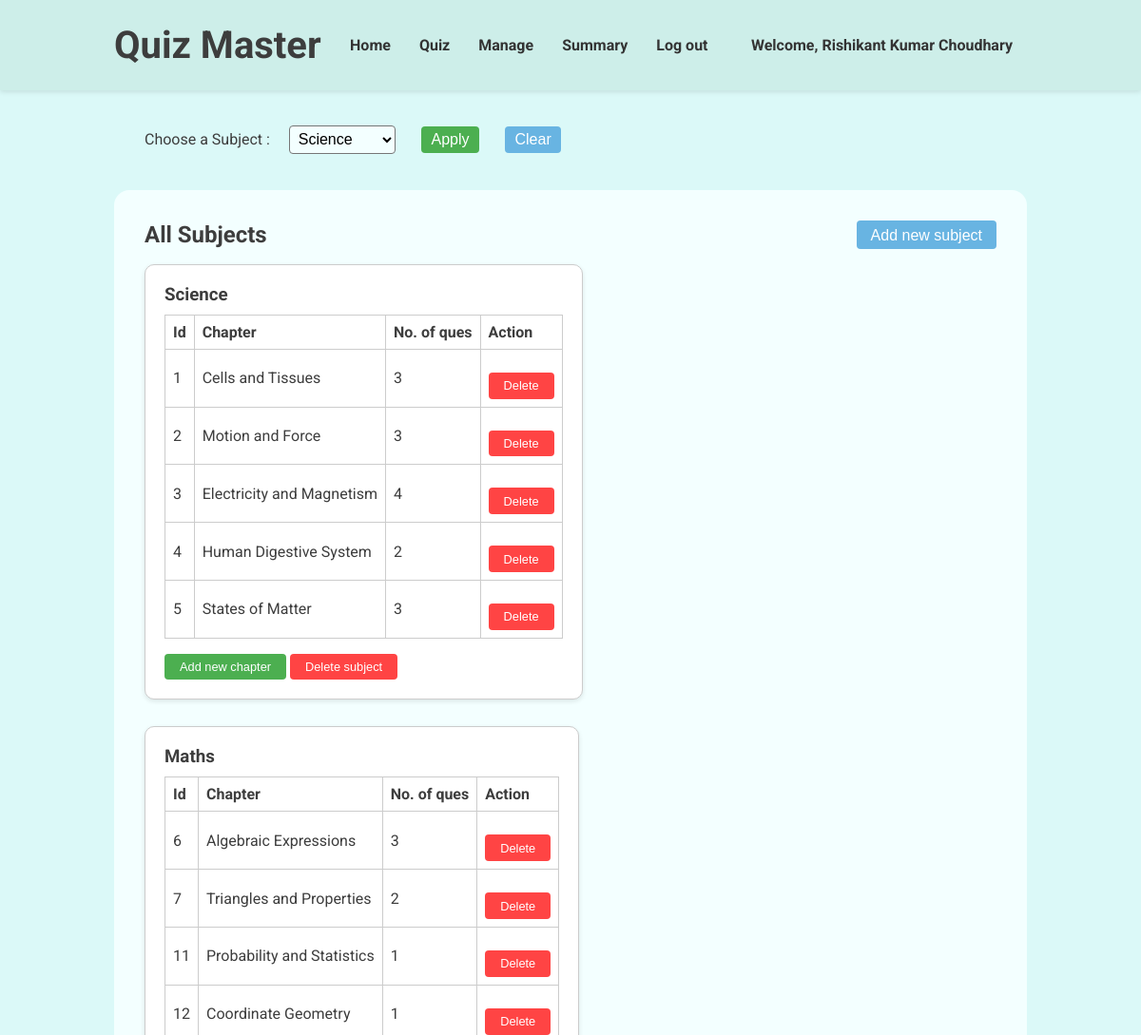
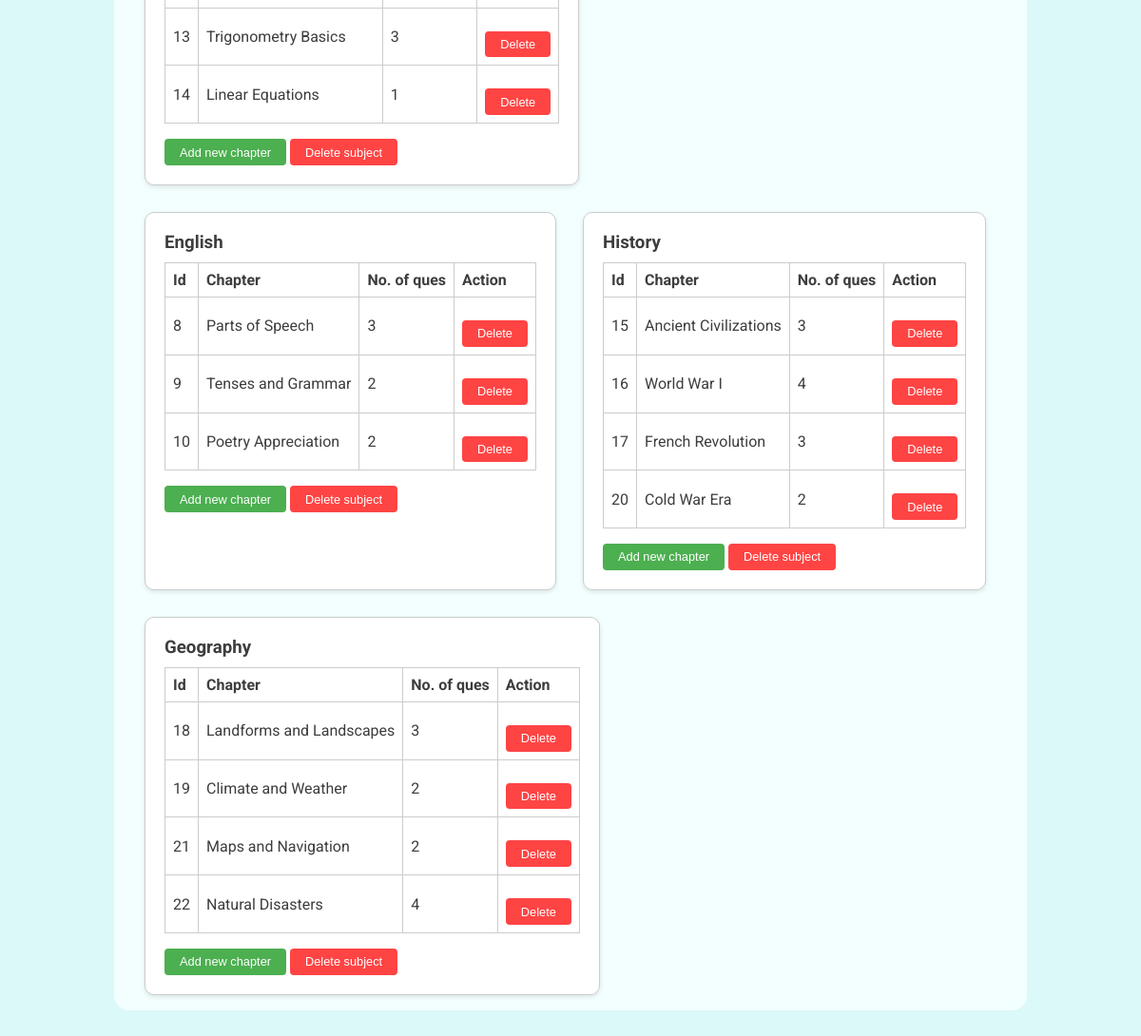
The page /admin-dashboard (signed in) on the database its author committed (2 pictures, top to bottom).
### models.py (models this page shows, shortened)
class User(db.Model, UserMixin):
    __tablename__ = 'users'
    id = db.Column(db.Integer, primary_key=True)
    username = db.Column(db.String(80), unique=True, nullable=False)
    passhash = db.Column(db.String(256), nullable=False)
    fullname = db.Column(db.String(80), nullable=False)
    qualification = db.Column(db.String(80), nullable=False)
    dob = db.Column(db.Date, nullable=False)
    is_admin = db.Column(db.Boolean, nullable=False, default=False)
    is_ban = db.Column(db.Boolean, nullable=False, default=False)
    @property
    def password(self):
        raise AttributeError('Password is not a readable attribute')

class Subjects(db.Model):
    __tablename__ = 'subjects'
    subjectid = db.Column(db.Integer, primary_key=True)
    subjectname = db.Column(db.String(80), unique=False, nullable=False)
    subjectdesc = db.Column(db.String(512), nullable=False)
    chapters = db.relationship('Chapters', backref='subject', lazy=True)

class Chapters(db.Model):
    __tablename__ = 'chapters'
    chapterid = db.Column(db.Integer, primary_key=True)
    subjectid = db.Column(db.Integer, db.ForeignKey('subjects.subjectid'), nullable=False)
    chaptername = db.Column(db.String(80), unique=False, nullable=False)
    chapterdesc = db.Column(db.String(512), nullable=False)
    questions = db.relationship('Questions', backref='chapter', lazy=True)

### routes.py (the view, shortened to what this page needs)
@app.route('/admin-dashboard', methods=['GET', 'POST'])
@login_required
def admin_dashboard():
        return render_template('admin-dashboard.html', user = current_user, subjects = Subjects.query.all(), chapters = Chapters.query.all())

### app.py (called while the page is built)
@login_manager.user_loader
def load_user(userid):
    return models.User.query.get(int(userid))

### templates/admin-dashboard.html (shortened to what this page needs)
{% extends "base.html" %}  {% block stylesheet %}
<link rel="stylesheet" href="{{ url_for('static', filename='navbar.css') }}" />
<link
  rel="stylesheet"
  href="{{ url_for('static', filename='adminDashboard.css') }}"
/>
{% endblock%} {% block navbar %}
<header>
  <div class="header-container">
    <h1>Quiz Master</h1>
    <nav>
      <ul>
        <li>
          <a href="/admin-dashboard">Home</a>
        </li>
        <li>
          <a href="/admin-quiz">Quiz</a>
        </li>
        <li>
          <a href="/manage-users">Manage</a>
        </li>
        <li>
          <a href="/admin-summary">Summary</a>
        </li>
        <li>
          <a href="/logout">Log out</a>
        </li>
      </ul>
    </nav>
    <a href="/profile">Welcome, {{ user.fullname}}</a>
  </div>
</header>
{% endblock %} {% block content %}
<main>
  <div class="topbar">
    <form method="post">
      <label for="subject">Choose a Subject : </label>
      <select id="subject" name="subject">
        {% for subject in subjects %}
        <option value="{{ subject.subjectname }}">
          {{ subject.subjectname }}
        </option>
        {% endfor %}
      </select>
      <button type="submit" id="apply">Apply</button>
    </form>
    <button id="clear" onclick="window.location.href='/admin-dashboard'">
      Clear
    </button>
  </div>
  <div class="subject-display">
    <div class="sub-header">
      <h2>All Subjects</h2>
      <button id="add-sub-btn">Add new subject</button>
    </div>
    <div class="subjects">
      {% for i in subjects %}
      <div class="subject-card">
        <h3>{{ i.subjectname }}</h3>
        <table>
          <thead>
            <tr>
              <th>Id</th>
              <th>Chapter</th>
              <th>No. of ques</th>
              <th>Action</th>
            </tr>
          </thead>
          <tbody>
            {% for chapter in chapters %} {% if chapter.subjectid == i.subjectid
            %}
            <tr>
              <td>{{ chapter.chapterid }}</td>
              <td>{{ chapter.chaptername}}</td>
              <td>{{ chapter.questions|length }}</td>
              <td>
                <button
                  class="delete"
                  onclick="deleteChap({{ chapter.chapterid }})"
                >
                  Delete
                </button>
              </td>
            </tr>
            {% endif %} {% endfor %}
          </tbody>
        </table>
        <button onclick="addChap({{ i.subjectid }})">Add new chapter</button>
        <button class="delete" onclick="deleteSub({{ i.subjectid }})">
          Delete subject
        </button>
      </div>
      {% endfor %}
    </div>
  </div>
</main>
{% endblock %}

### templates/base.html (shortened to what this page needs)
<!DOCTYPE html>
<html lang="en">
  <head>
    <link
      rel="stylesheet"
      href="{{ url_for('static', filename='index.css') }}"
    />
    {% block stylesheet %} {% endblock %}
  </head>
  <body>
    {% block navbar %}{% endblock %}
    <div class="container">{% block content %}{% endblock %}</div>
  </body>
</html>

### static/index.css (style rules this page uses)
* { margin: 0; padding: 0; box-sizing: border-box; }
body { background-color: #dbf9f8; color: #3d3d3d; font-family: 'roboto', sans-serif; }
.container { margin: auto; max-width: 80vw; }
main { margin-bottom: 3rem; }

### static/navbar.css (style rules this page uses)
header { background-color: #cdeee9; padding: 1.5rem; box-shadow: 0 2px 5px rgba(0, 0, 0, 0.1); }
.header-container { margin: auto; width: 80vw; display: flex; justify-content: space-between; align-items: center; }
header h1 { margin: 0; font-size: 2.5rem; color: #3d3d3d; }
header nav ul { list-style: none; display: flex; }
header a { margin: 0 15px; text-decoration: none; color: #333; font-weight: bold; }

### static/adminDashboard.css (style rules this page uses)
.topbar { margin: 2rem; }
.topbar form { display: inline; }
.topbar select { margin-left: 1rem; padding: 0.3rem; font-size: 1rem; border-radius: 0.25rem; background-color: #f3ffff; }
.topbar button { margin: 0.4rem 1.5rem; padding: 5px 10px; font-size: 1rem; border: none; border-radius: 0.25rem; cursor: pointer; color: #fff; }
#apply { background-color: #4caf50; }
#clear { background-color: #68b4e2; margin-left: 0; }
.subject-display { min-height: 50vh; padding: 1rem 2rem; width: 100%; background-color: #f3ffff; border-radius: 1rem; }
.sub-header { margin: 1rem 0; display: flex; justify-content: space-between; align-items: center; }
#add-sub-btn { padding: 7px 15px 5px; font-size: 1rem; background-color: #68b4e2; color: #fff; border: none; border-radius: 0.25rem; cursor: pointer; }
.subjects { display: flex; gap: 1.75rem; flex-wrap: wrap; }
.subject-card { background-color: #fff; border: 1px solid #ccc; border-radius: 10px; box-shadow: 0 2px 5px rgba(0, 0, 0, 0.1); padding: 20px; width: fit-content; max-width: 32rem; }
.subject-card h3 { margin: 0 0 10px; }
.subject-card table { width: 100%; border-collapse: collapse; }
.subject-card table th, .subject-card table td { border: 1px solid #ccc; padding: 8px; text-align: left; }
.subject-card button { margin-top: 1rem; padding: 0.4rem 1rem; font-size: 0.8rem; background-color: #4caf50; color: white; border: none; border-radius: 0.25rem; cursor: pointer; }
.subject-card button.delete, #cancel-sub, #cancel-chap { background-color: #f44; }

### rows shown on the page
User: fullname "Rishikant Kumar Choudhary"
Subjects: subjectname "Science"
Chapters: chapterid "1", chaptername "Cells and Tissues", questions|length "3"
Chapters: chapterid "2", chaptername "Motion and Force", questions|length "3"
Chapters: chapterid "3", chaptername "Electricity and Magnetism", questions|length "4"
Chapters: chapterid "4", chaptername "Human Digestive System", questions|length "2"
Chapters: chapterid "5", chaptername "States of Matter", questions|length "3"
Subjects: subjectname "Maths"
Chapters: chapterid "6", chaptername "Algebraic Expressions", questions|length "3"
Chapters: chapterid "7", chaptername "Triangles and Properties", questions|length "2"
Chapters: chapterid "11", chaptername "Probability and Statistics", questions|length "1"
Chapters: chapterid "12", chaptername "Coordinate Geometry", questions|length "1"
Chapters: chapterid "13", chaptername "Trigonometry Basics", questions|length "3"
Chapters: chapterid "14", chaptername "Linear Equations", questions|length "1"
Subjects: subjectname "English"
Chapters: chapterid "8", chaptername "Parts of Speech", questions|length "3"
Chapters: chapterid "9", chaptername "Tenses and Grammar", questions|length "2"
Chapters: chapterid "10", chaptername "Poetry Appreciation", questions|length "2"
Subjects: subjectname "History"
Chapters: chapterid "15", chaptername "Ancient Civilizations", questions|length "3"
Chapters: chapterid "16", chaptername "World War I", questions|length "4"
Chapters: chapterid "17", chaptername "French Revolution", questions|length "3"
Chapters: chapterid "20", chaptername "Cold War Era", questions|length "2"
Subjects: subjectname "Geography"
Chapters: chapterid "18", chaptername "Landforms and Landscapes", questions|length "3"
Chapters: chapterid "19", chaptername "Climate and Weather", questions|length "2"
Chapters: chapterid "21", chaptername "Maps and Navigation", questions|length "2"
Chapters: chapterid "22", chaptername "Natural Disasters", questions|length "4"

### other values the page prints
form field subject "Science"
